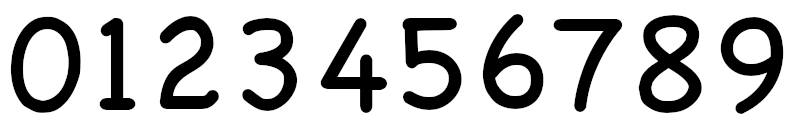
#> input picture ocr-ueiya-chalkboard-white.jpg, 800 x 126 px, given in place of d9.jpg, which was not available
$ python digitprocessingfortemplate.py
#> lines starting #> are read from the running program, lines starting #| are printed output that depends on the picture; after the words box and inside, x2 and y2 are one past the last pixel; in counts of white or black regions, pixels touching at a corner belong together; pictures that were not available may be replaced by others from this repository, and a replacement may not be noted
#2022-03-23 digitprocessingfortemplate.py

import numpy as np
import cv2 as cv
import pytesseract
import csv
import datetime
#from picamera import PiCamera
from time import sleep
import re
#import gspread

######## TEMPLATE MATCHING TEST

import imutils
from imutils import contours
from matplotlib import pyplot as plt

######## TEMPLATE MATCHING TEST

######## TEMPLATE MATCHING TEST

# Custom display function
def cv_show(name, img):
    cv.imshow(name, img)
    cv.waitKey(0)

# Open image
path = 'images/d9.jpg'
img = cv.imread(path)
#> img is the input picture: shape (126, 800, 3); min 0, max 255, mean 195.8

# Gray and blur
gray = cv.cvtColor(img, cv.COLOR_BGR2GRAY)

# Resize inputs
scale_percent = 300 # percent of original size
width = int(gray.shape[1] * scale_percent / 100)
#> width = 2400
height = int(gray.shape[0] * scale_percent / 100)
#> height = 378
dim = (width, height)
#> dim = (2400, 378)

# Resize image
resize = cv.resize(gray, dim, interpolation = cv.INTER_AREA)
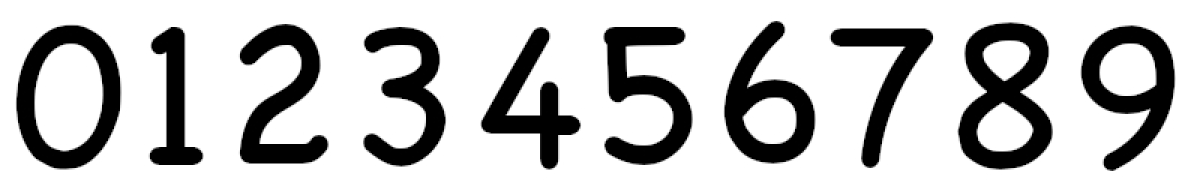
#> resize: shape (378, 2400) (shown at 1/2 size); min 0, max 255, mean 195.8

# Blur image
blur = cv.GaussianBlur(resize,(5,5),0)

# Equalize Histogram
equalize = cv.equalizeHist(blur)
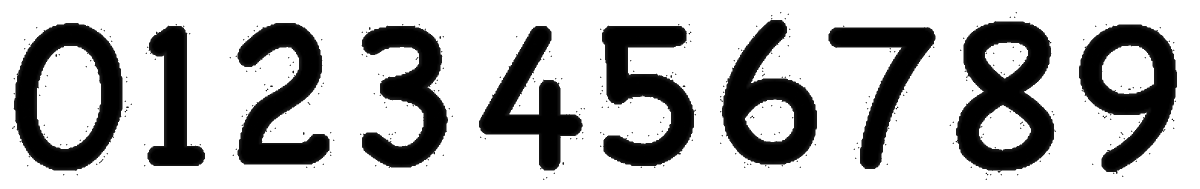
#> equalize: shape (378, 2400) (shown at 1/2 size); min 0, max 255, mean 183.2

# Morphological tranformations
kernel = np.ones((5,5),np.uint8)
dilation = cv.dilate(equalize,kernel,iterations = 1)
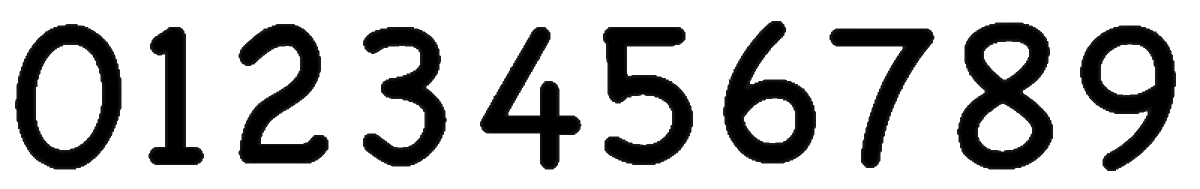
#> dilation: shape (378, 2400) (shown at 1/2 size); min 0, max 255, mean 191.9

# Adaptive Thresholding v6.2.1.
thresh = cv.adaptiveThreshold(dilation,255,cv.ADAPTIVE_THRESH_GAUSSIAN_C,cv.THRESH_BINARY,41,11)
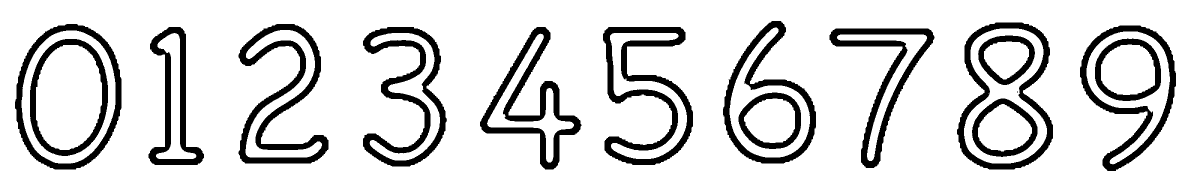
#> thresh: shape (378, 2400) (shown at 1/2 size); 84.8% white; 16 black regions (1 under 20 px), largest, box (x1, y1, x2, y2) and area: (1206, 54, 1386, 330) 14814, (477, 48, 657, 327) 14268, (726, 54, 894, 333) 13407

# Draw rectangle
rect_height, rect_width = resize.shape # gets the size of the resized image
#> rect_height = 378; rect_width = 2400
cv.rectangle(thresh,(0,0),(rect_width, rect_height),(255,255,255),15) # 255,255,255 is white

# Morphological tranformations v.6.3.1
closing = cv.morphologyEx(thresh, cv.MORPH_CLOSE, kernel)
#> closing: shape (378, 2400); 84.8% white; 15 black regions, largest, box (x1, y1, x2, y2) and area: (1206, 54, 1386, 330) 14806, (477, 48, 657, 327) 14268, (726, 54, 893, 333) 13390

# erosion = cv.erode(closing,kernel,iterations = 2)
#
# # Blur to b/w image
# blur2 = cv.GaussianBlur(erosion,(5,5),10)
# blur3 = cv.GaussianBlur(blur2,(5,5),10)
# blur4 = cv.GaussianBlur(blur3,(5,5),10)
# blur5 = cv.GaussianBlur(blur4,(5,5),10)
#
# # Edge detection
# edges = cv.Canny(blur5,200,200)
#
# # Contours
# contours, hierarchy = cv.findContours(edges.copy(), cv.RETR_TREE, cv.CHAIN_APPROX_SIMPLE)
#
# #Contours v6.2.1. (detects 5/5)
# contours_dict = dict()
# for cont in contours:
#     x, y, w, h = cv.boundingRect(cont)
#     area = cv.contourArea(cont)
#     if 10 < area and 10 < w and h > 5:
#         contours_dict[(x, y, w, h)] = cont
#
# contours_filtered = sorted(contours_dict.values(), key=cv.boundingRect)
#
# blank_background = np.zeros_like(edges)
#
# img_contours = cv.drawContours(blur5, contours_filtered, -1, (0,0,0), thickness=2) #black

# Invert image
invert_image = np.invert(closing)
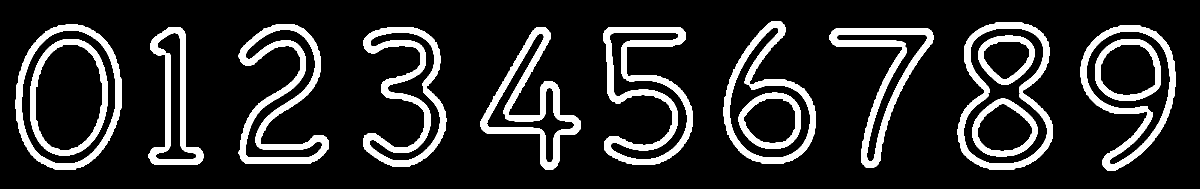
#> invert_image: shape (378, 2400) (shown at 1/2 size); 15.2% white; 15 white regions, largest, box (x1, y1, x2, y2) and area: (1206, 54, 1386, 330) 14806, (477, 48, 657, 327) 14268, (726, 54, 893, 333) 13390

# Save image
cv.imwrite('images/digit_processed_9.jpg',invert_image)

$ run again, on ocr-ueiya-manual-white-02.jpg
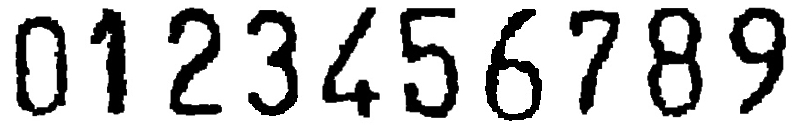
#> input picture ocr-ueiya-manual-white-02.jpg, 800 x 126 px, given in place of d9.jpg, which was not available
#> img is the input picture: shape (126, 800, 3); min 0, max 255, mean 197.1
#> `thresh = cv.adaptiveThreshold(dilation,255,cv.ADAPTIVE_THRESH_GAUSSIAN..`:
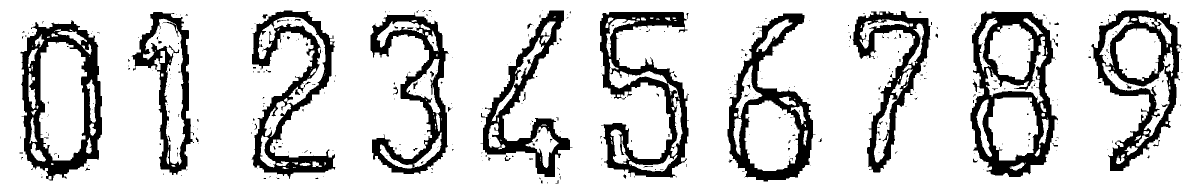
#> thresh: shape (378, 2400) (shown at 1/2 size); 81.5% white; 396 black regions (346 under 20 px), largest, box (x1, y1, x2, y2) and area: (1941, 23, 2116, 354) 21755, (1200, 24, 1378, 355) 19798, (41, 40, 204, 361) 19183
#> `closing = cv.morphologyEx(thresh, cv.MORPH_CLOSE, kernel)`:
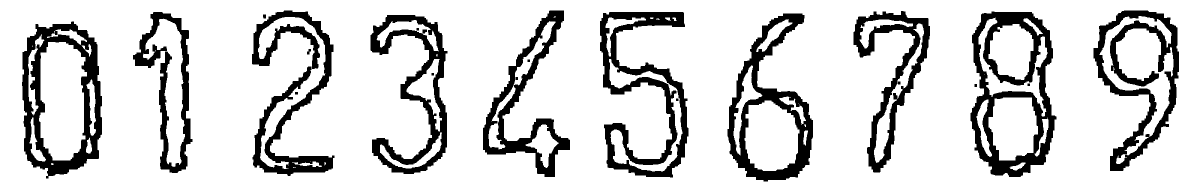
#> closing: shape (378, 2400) (shown at 1/2 size); 82.7% white; 21 black regions, largest, box (x1, y1, x2, y2) and area: (1941, 23, 2113, 354) 20863, (44, 43, 204, 357) 18549, (1200, 24, 1377, 355) 18539
